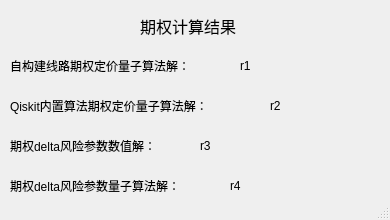
<?xml version="1.0" encoding="UTF-8"?>
<ui version="4.0">
 <class>Dialog</class>
 <widget class="QDialog" name="Dialog">
  <property name="geometry">
   <rect>
    <x>0</x>
    <y>0</y>
    <width>390</width>
    <height>220</height>
   </rect>
  </property>
  <property name="sizePolicy">
   <sizepolicy hsizetype="Fixed" vsizetype="Fixed">
    <horstretch>0</horstretch>
    <verstretch>0</verstretch>
   </sizepolicy>
  </property>
  <property name="minimumSize">
   <size>
    <width>390</width>
    <height>220</height>
   </size>
  </property>
  <property name="maximumSize">
   <size>
    <width>390</width>
    <height>220</height>
   </size>
  </property>
  <property name="windowTitle">
   <string>Dialog</string>
  </property>
  <property name="sizeGripEnabled">
   <bool>true</bool>
  </property>
  <property name="modal">
   <bool>true</bool>
  </property>
  <widget class="QSplitter" name="splitter">
   <property name="geometry">
    <rect>
     <x>40</x>
     <y>180</y>
     <width>201</width>
     <height>31</height>
    </rect>
   </property>
   <property name="orientation">
    <enum>Qt::Horizontal</enum>
   </property>
  </widget>
  <widget class="QLabel" name="label_9">
   <property name="geometry">
    <rect>
     <x>140</x>
     <y>10</y>
     <width>161</width>
     <height>31</height>
    </rect>
   </property>
   <property name="font">
    <font>
     <family>微软雅黑</family>
     <pointsize>12</pointsize>
    </font>
   </property>
   <property name="text">
    <string>期权计算结果</string>
   </property>
  </widget>
  <widget class="QLabel" name="label">
   <property name="geometry">
    <rect>
     <x>10</x>
     <y>50</y>
     <width>231</width>
     <height>31</height>
    </rect>
   </property>
   <property name="text">
    <string>自构建线路期权定价量子算法解：</string>
   </property>
  </widget>
  <widget class="QLabel" name="label_2">
   <property name="geometry">
    <rect>
     <x>10</x>
     <y>90</y>
     <width>261</width>
     <height>31</height>
    </rect>
   </property>
   <property name="text">
    <string>Qiskit内置算法期权定价量子算法解：</string>
   </property>
  </widget>
  <widget class="QLabel" name="label_3">
   <property name="geometry">
    <rect>
     <x>10</x>
     <y>130</y>
     <width>201</width>
     <height>31</height>
    </rect>
   </property>
   <property name="text">
    <string>期权delta风险参数数值解：</string>
   </property>
  </widget>
  <widget class="QLabel" name="label_4">
   <property name="geometry">
    <rect>
     <x>10</x>
     <y>170</y>
     <width>221</width>
     <height>31</height>
    </rect>
   </property>
   <property name="text">
    <string>期权delta风险参数量子算法解：</string>
   </property>
  </widget>
  <widget class="QLabel" name="r1">
   <property name="geometry">
    <rect>
     <x>240</x>
     <y>50</y>
     <width>181</width>
     <height>31</height>
    </rect>
   </property>
   <property name="text">
    <string>r1</string>
   </property>
  </widget>
  <widget class="QLabel" name="r2">
   <property name="geometry">
    <rect>
     <x>270</x>
     <y>90</y>
     <width>151</width>
     <height>31</height>
    </rect>
   </property>
   <property name="text">
    <string>r2</string>
   </property>
  </widget>
  <widget class="QLabel" name="r3">
   <property name="geometry">
    <rect>
     <x>200</x>
     <y>130</y>
     <width>151</width>
     <height>31</height>
    </rect>
   </property>
   <property name="text">
    <string>r3</string>
   </property>
  </widget>
  <widget class="QLabel" name="r4">
   <property name="geometry">
    <rect>
     <x>230</x>
     <y>170</y>
     <width>151</width>
     <height>31</height>
    </rect>
   </property>
   <property name="text">
    <string>r4</string>
   </property>
  </widget>
 </widget>
 <resources/>
 <connections/>
</ui>
